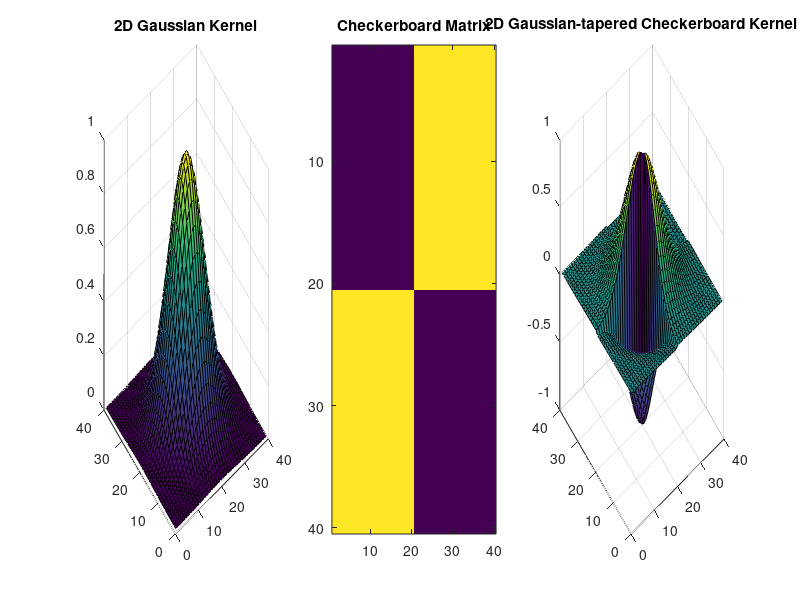

Source code (MATLAB):
%%%%%%%%%%%%%%%%%%%%%%%%%%%%%%%%%%%%%%%%%%%%%%%%%%%%%%%%%%%%%%%%%%%%%%%%%%%%%%%%
%                                                                              %
%                   2D Gaussian Tapered Checkerboard Kernel                    %
%                                                                              %
%                                                   Juan Ignacio Mendoza Garay %
%                                                             doctoral student %
%                                   Music Department - University of Jyv?skyl? %
%                                                                  March, 2016 %
%                                                                              %
%%%%%%%%%%%%%%%%%%%%%%%%%%%%%%%%%%%%%%%%%%%%%%%%%%%%%%%%%%%%%%%%%%%%%%%%%%%%%%%%

% This script has been tested with Matlab R2015a

% ==============================================================================
% Description:

% Produce a Gaussian Kernel, then transform it so that it has positive and 
% negative zones like a checkerboard of 4 squares (c.f. Foote & Cooper, 2003).
% Plot each stage.

% ==============================================================================
% Initialisation:

clc
clear
close all

scrsz = get(groot,'ScreenSize');
fig = figure('Position',[1 scrsz(4)-scrsz(4)*1/2 scrsz(3) scrsz(4)*1/2]); % adjust position

%% % ----------------------------------------------------------------------------
% 2D Gaussian Kernel:

N = 40; % kernel size
[kernel_x kernel_y] = meshgrid((-(N-1)/2):((N-1)/2), (-(N-1)/2):((N-1)/2));
gaussian_kernel = exp( -((2*pi*kernel_x/N).^2) / 2 - ((2*pi*kernel_y/N).^2) / 2);

subplot(1,3,1)
surf(gaussian_kernel)
title('2D Gaussian Kernel')

%% % ----------------------------------------------------------------------------
% Checkerboard Matrix:

checkerboard = kron([-1, 1; 1,  -1],ones(N/2));
 
subplot(1,3,2)
imagesc(checkerboard)
title('Checkerboard Matrix')

%% % ----------------------------------------------------------------------------
% 2D Gaussian-tapered Checkerboard Kernel:

gaussian_checkerboard_kernel = gaussian_kernel .* checkerboard;

subplot(1,3,3)
surf(gaussian_checkerboard_kernel)
title('2D Gaussian-tapered Checkerboard Kernel')


